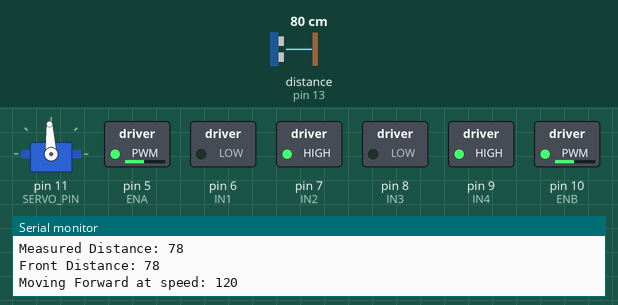
This sketch was run on a simulated Arduino Uno, built with avr-gcc and run on an emulated ATmega328P. Shown: servo, switched loads named in the sketch (green lamp = pin HIGH), the last lines printed to the serial monitor. Wiring (inferred from the names in the program): ultrasonic range finder: trigger pin 12; echo pin 13. The inputs (shaded band) are chosen by the test bench; at power-on: distance to the obstacle (sensor on pin 13) 80 cm. The echo pulse lasts 58.3 µs per cm; pins used as bus, display or sensor lines are not drawn.

Above: at 3.2 s.
3.3 s: distance to the obstacle (sensor on pin 13) set to 49 cm
4.8 s: distance to the obstacle (sensor on pin 13) set to 41 cm
At 5.4 s:
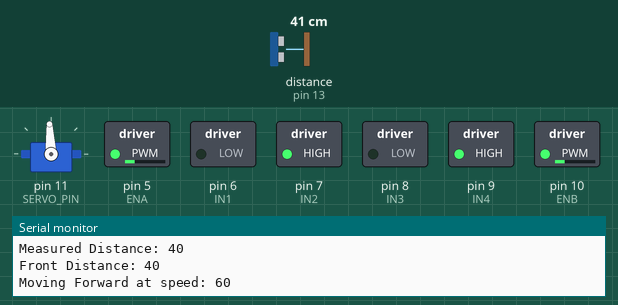
6.3 s: distance to the obstacle (sensor on pin 13) set to 33 cm
9.3 s: distance to the obstacle (sensor on pin 13) set to 28 cm
At 9.8 s:
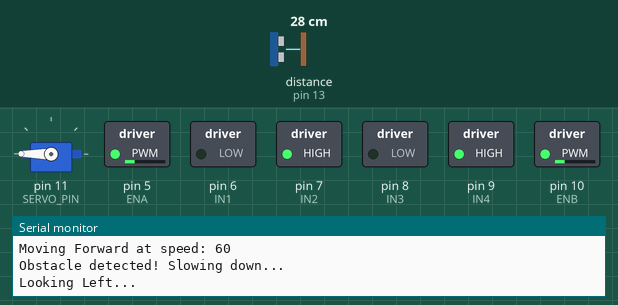
At 11.4 s:
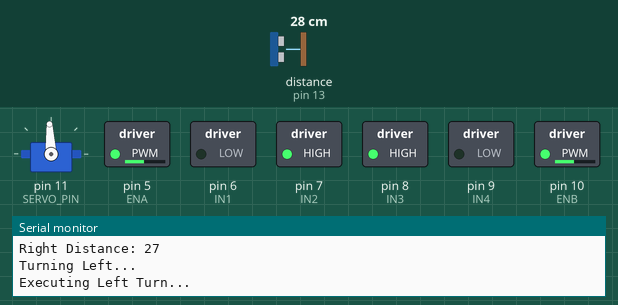
Timing chart, 0 to 13.3 s (numbered marks = the images above; inputs shaded):
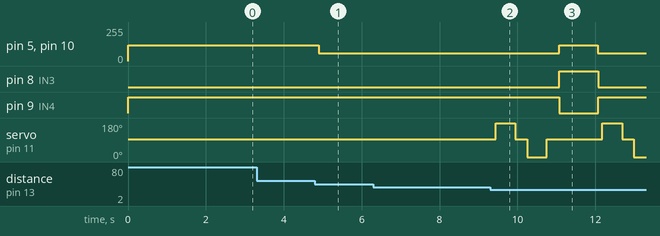

The sketch:

Obstacle_avoidance_car.ino
```cpp
#include <ServoTimer2.h>

#define ENA 5   // Enable pin for Motor A
#define IN1 6   // Control pin 1 for Motor A (Right)
#define IN2 7   // Control pin 2 for Motor A (Right)
#define IN3 8   // Control pin 1 for Motor B (Left)
#define IN4 9   // Control pin 2 for Motor B (Left)
#define ENB 10  // Enable pin for Motor B

#define TRIG_PIN 12
#define ECHO_PIN 13
#define SERVO_PIN 11

#define OBSTACLE_THRESHOLD 30  // Stop distance (cm)
#define SLOW_DOWN_DISTANCE 45  // Slow down threshold (cm)

int normalSpeed = 120;  // Normal speed (0-255)
int slowSpeed = 60;     // Slowed speed when approaching an obstacle
ServoTimer2 servo;

// Function Prototypes
void moveForward(int speed);
void turnRight();
void turnLeft();
void moveBackward();
void gradualSpeedChange(int startSpeed, int targetSpeed);
int getDistance();
int lookRight();
int lookLeft();

void setup() {
  Serial.begin(9600);  // Start Serial Monitor for debugging

  pinMode(ENA, OUTPUT);
  pinMode(ENB, OUTPUT);
  pinMode(IN1, OUTPUT);
  pinMode(IN2, OUTPUT);
  pinMode(IN3, OUTPUT);
  pinMode(IN4, OUTPUT);
  pinMode(TRIG_PIN, OUTPUT);
  pinMode(ECHO_PIN, INPUT);

  analogWrite(ENA, normalSpeed);
  analogWrite(ENB, normalSpeed);

  servo.attach(SERVO_PIN);
  servo.write(1500);  // Face forward

  Serial.println("Robot starting...");
  moveForward(normalSpeed);
  delay(2000);
}

void loop() {
  int distanceFront = getDistance();
  Serial.print("Front Distance: ");
  Serial.println(distanceFront);

  // Automatically adjust speed based on distance
  int currentSpeed = (distanceFront < SLOW_DOWN_DISTANCE) ? slowSpeed : normalSpeed;
  moveForward(currentSpeed);

  if (distanceFront < OBSTACLE_THRESHOLD) {
    Serial.println("Obstacle detected! Slowing down...");

    // Look left and right while still moving
    int distanceLeft, distanceRight;

    // Look left
    distanceLeft = lookLeft();
    delay(200);

   // Look right
    distanceRight = lookRight();
    delay(200);

    Serial.print("Left Distance: ");
    Serial.println(distanceLeft);
    Serial.print("Right Distance: ");
    Serial.println(distanceRight);

    if (distanceRight > distanceLeft) {
      Serial.println("Turning Right...");
      turnRight();
    } else {
      Serial.println("Turning Left...");
      turnLeft();
    }
  }

  delay(50);
}


// Get Distance
int getDistance() {
  digitalWrite(TRIG_PIN, LOW);
  delayMicroseconds(2);
  digitalWrite(TRIG_PIN, HIGH);
  delayMicroseconds(10);
  digitalWrite(TRIG_PIN, LOW);

  int distance = pulseIn(ECHO_PIN, HIGH) * 0.034 / 2;
  Serial.print("Measured Distance: ");
  Serial.println(distance);
  return distance;
}

// Look Right
int lookRight() {
  Serial.println("Looking Right...");
  servo.write(544);
  delay(500);
  int distance = getDistance();
  servo.write(1500);
  delay(100);
  return distance;
}

// Look Left
int lookLeft() {
  Serial.println("Looking Left...");
  servo.write(2400);
  delay(500);
  int distance = getDistance();
  servo.write(1500);
  delay(100);
  return distance;
}

// Move Forward
void moveForward(int speed) {
  Serial.print("Moving Forward at speed: ");
  Serial.println(speed);

  analogWrite(ENA, speed);
  analogWrite(ENB, speed);
  digitalWrite(IN1, LOW);
  digitalWrite(IN2, HIGH);
  digitalWrite(IN3, LOW);
  digitalWrite(IN4, HIGH);
}

// Turn Right
void turnRight() {
  Serial.println("Executing Right Turn...");
  analogWrite(ENA, normalSpeed);
  analogWrite(ENB, normalSpeed);
  digitalWrite(IN1, HIGH);
  digitalWrite(IN2, LOW);
  digitalWrite(IN3, LOW);
  digitalWrite(IN4, HIGH);
  delay(1000); // Time for turning

  moveForward(slowSpeed);  // Resume movement after turning
}

// Turn Left
void turnLeft() {
  Serial.println("Executing Left Turn...");
  analogWrite(ENA, normalSpeed);
  analogWrite(ENB, normalSpeed);
  digitalWrite(IN1, LOW);
  digitalWrite(IN2, HIGH);
  digitalWrite(IN3, HIGH);
  digitalWrite(IN4, LOW);
  delay(1000); // Time for turning

  moveForward(slowSpeed);  // Resume movement after turning
}


// Move Backward
void moveBackward() {
  Serial.println("Moving Backward...");
  analogWrite(ENA, normalSpeed);
  analogWrite(ENB, normalSpeed);
  digitalWrite(IN1, HIGH);
  digitalWrite(IN2, LOW);
  digitalWrite(IN3, HIGH);
  digitalWrite(IN4, LOW);
}

// Gradual Speed Change
void gradualSpeedChange(int startSpeed, int targetSpeed) {
  Serial.print("Changing speed from ");
  Serial.print(startSpeed);
  Serial.print(" to ");
  Serial.println(targetSpeed);

  int step = (startSpeed < targetSpeed) ? 10 : -10;
  for (int i = startSpeed; i != targetSpeed; i += step) {
    analogWrite(ENA, i);
    analogWrite(ENB, i);
    delay(50);
  }
}
```

Measured:
- the behaviour switches between 46 and 45 cm on distance to the obstacle (sensor on pin 13) (found by bisection; images 0 and 1)
- the behaviour switches between 31 and 30 cm on distance to the obstacle (sensor on pin 13) (found by bisection; images 1 and 2)
- after the input at 4.8 s, pin 5 (ENA), pin 10 (ENB): 120/255 → 60/255 after 0.10 s
- after the input at 9.3 s, pin 5 (ENA): 60/255 → 120/255 after 1.8 s, → 60/255 1.0 s later; pin 8 (IN3): LOW → HIGH after 1.8 s, → LOW 1.0 s later
